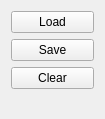
<?xml version="1.0" encoding="UTF-8"?>
<ui version="4.0">
 <class>HypergraphControl</class>
 <widget class="QWidget" name="HypergraphControl">
  <property name="geometry">
   <rect>
    <x>0</x>
    <y>0</y>
    <width>105</width>
    <height>119</height>
   </rect>
  </property>
  <property name="windowTitle">
   <string>Form</string>
  </property>
  <layout class="QVBoxLayout" name="verticalLayout_2">
   <item>
    <layout class="QVBoxLayout" name="verticalLayout">
     <item>
      <widget class="QPushButton" name="loadButton">
       <property name="text">
        <string>Load</string>
       </property>
      </widget>
     </item>
     <item>
      <widget class="QPushButton" name="saveButton">
       <property name="text">
        <string>Save</string>
       </property>
      </widget>
     </item>
     <item>
      <widget class="QPushButton" name="clearButton">
       <property name="text">
        <string>Clear</string>
       </property>
      </widget>
     </item>
    </layout>
   </item>
   <item>
    <spacer name="verticalSpacer">
     <property name="orientation">
      <enum>Qt::Vertical</enum>
     </property>
     <property name="sizeHint" stdset="0">
      <size>
       <width>20</width>
       <height>40</height>
      </size>
     </property>
    </spacer>
   </item>
  </layout>
 </widget>
 <resources/>
 <connections/>
</ui>
